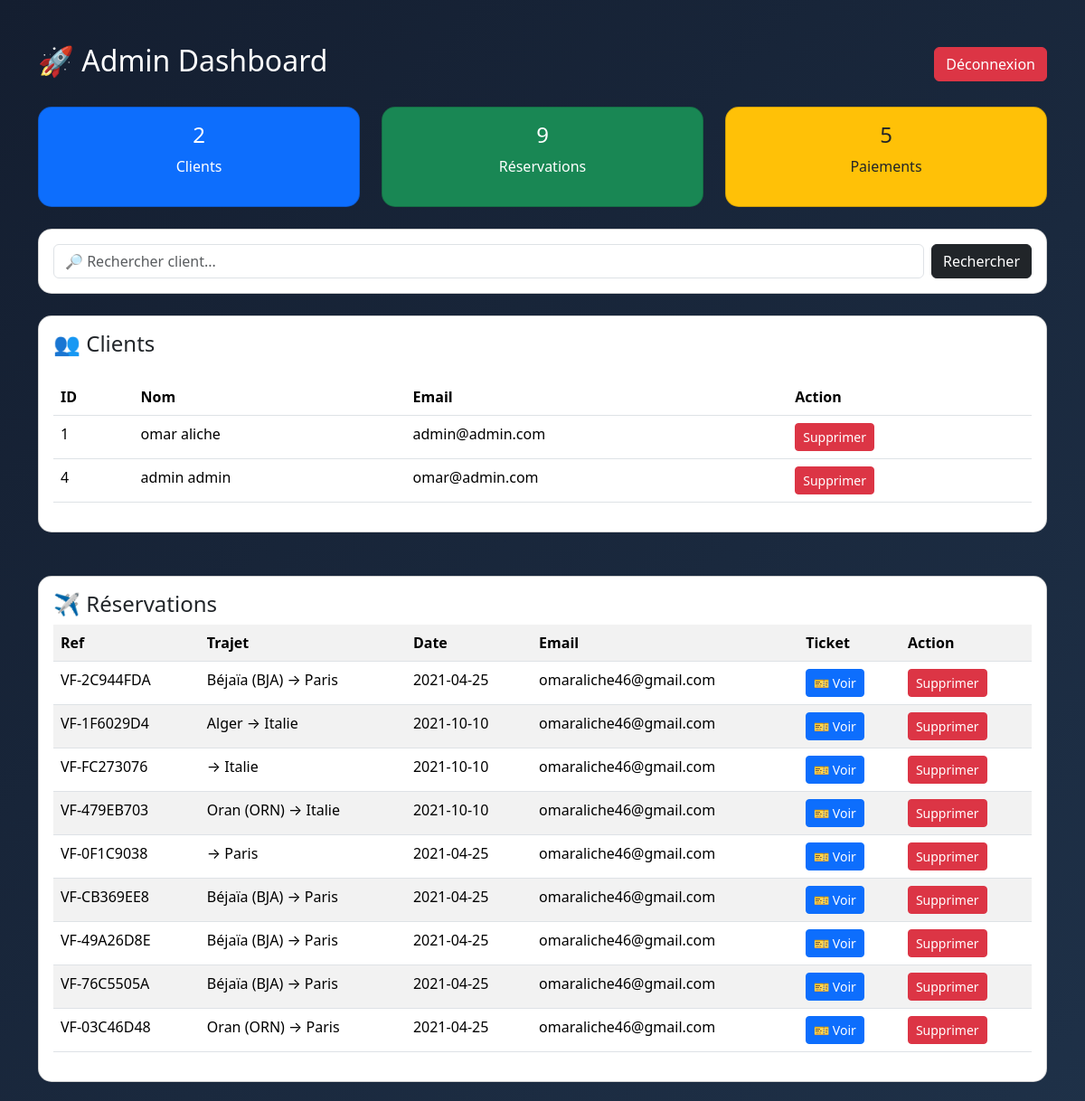
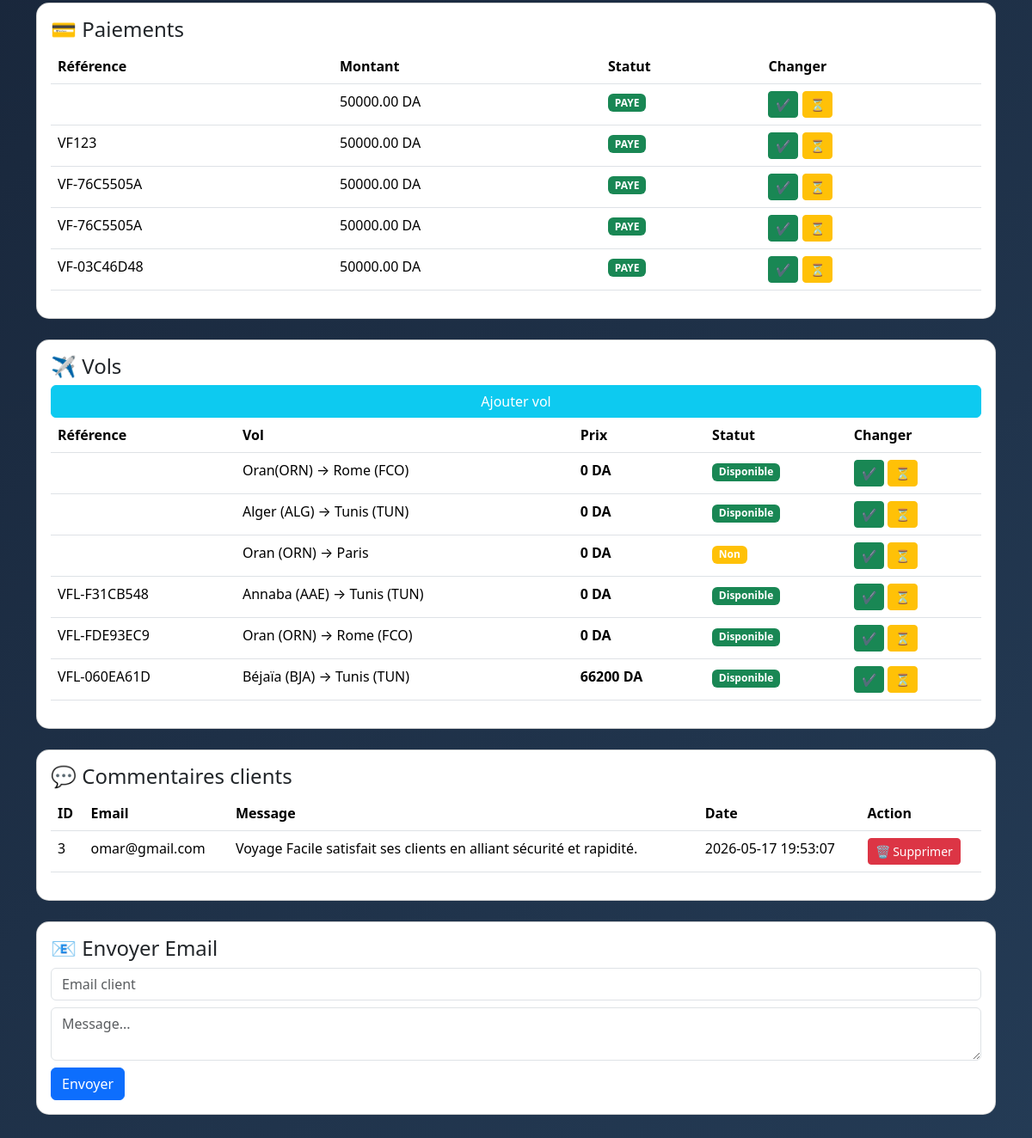
The app's page /php/admin.php (signed in) with its own data (2 pictures, top to bottom).
### tables this page shows
CREATE TABLE IF NOT EXISTS `client` (
  `id` int(11) NOT NULL AUTO_INCREMENT,
  `nom` varchar(43) NOT NULL,
  `prenom` varchar(34) NOT NULL,
  `sexe` varchar(120) NOT NULL,
  `n_tele` varchar(15) NOT NULL,
  `date_naiss` date NOT NULL,
  `adress` varchar(34) NOT NULL,
  `mot_passe` varchar(14) NOT NULL,
  `ville` varchar(76) NOT NULL,
  `indice` varchar(34) NOT NULL,
  `email` varchar(50) NOT NULL,
  PRIMARY KEY (`id`)
);

CREATE TABLE IF NOT EXISTS `reservations` (
  `id` int(11) NOT NULL AUTO_INCREMENT,
  `reference` varchar(50) DEFAULT NULL,
  `nom` varchar(100) NOT NULL,
  `prenom` varchar(100) NOT NULL,
  `email` varchar(150) DEFAULT NULL,
  `depart` varchar(100) DEFAULT NULL,
  `arrive` varchar(100) DEFAULT NULL,
  `date_depart` date DEFAULT NULL,
  `heure_depart` time DEFAULT NULL,
  `date_reservation` timestamp NULL DEFAULT CURRENT_TIMESTAMP,
  `Num_passport` varchar(20) NOT NULL,
  `class` varchar(20) NOT NULL,
  PRIMARY KEY (`id`),
  UNIQUE KEY `reference` (`reference`)
);

CREATE TABLE IF NOT EXISTS `paiements` (
  `id` int(11) NOT NULL AUTO_INCREMENT,
  `reference` varchar(50) DEFAULT NULL,
  `montant` decimal(10,2) DEFAULT NULL,
  `statut` varchar(50) DEFAULT NULL,
  `date_paiement` timestamp NULL DEFAULT CURRENT_TIMESTAMP,
  PRIMARY KEY (`id`)
);

CREATE TABLE IF NOT EXISTS `vol` (
  `id_vol` int(11) NOT NULL AUTO_INCREMENT,
  `reference` varchar(50) NOT NULL,
  `ville_dest` varchar(50) NOT NULL,
  `ville_depart` varchar(50) NOT NULL,
  `date_depart` date NOT NULL,
  `heure_depart` time NOT NULL,
  `statut` varchar(50) NOT NULL,
  `prix` int(11) NOT NULL,
  PRIMARY KEY (`id_vol`)
);

CREATE TABLE IF NOT EXISTS `commentaire` (
  `id_commentaire` int(11) NOT NULL AUTO_INCREMENT,
  `email` varchar(50) NOT NULL,
  `messages` text NOT NULL,
  `date` timestamp NOT NULL DEFAULT CURRENT_TIMESTAMP,
  PRIMARY KEY (`id_commentaire`)
);

### php/admin.php (the view, shortened to what this page needs)
<?php
$cnx = mysqli_connect("localhost", "root", "", "gestion_agence");
$resCommentaires = mysqli_query($cnx, "SELECT * FROM commentaire ORDER BY date DESC");
$totalClients = mysqli_num_rows(mysqli_query($cnx, "SELECT * FROM client"));
$totalRes = mysqli_num_rows(mysqli_query($cnx, "SELECT * FROM reservations"));
$totalPaiements = mysqli_num_rows(mysqli_query($cnx, "SELECT * FROM paiements"));
$search = isset($_GET['search']) ? $_GET['search'] : '';
$resClients = mysqli_query($cnx, "SELECT * FROM client WHERE nom LIKE '%$search%' OR email LIKE '%$search%'");
?>
<!DOCTYPE html>
<html lang="fr">
<head>
<link href="https://cdn.jsdelivr.net/npm/bootstrap@5.3.3/dist/css/bootstrap.min.css" rel="stylesheet">
</head>
<body>
<div class="container py-5">
<div class="d-flex justify-content-between align-items-center mb-4">
    <h2>🚀 Admin Dashboard</h2>
    <a href="logout.php" class="btn btn-danger">Déconnexion</a>
</div>
<div class="row mb-4">
    <div class="col-md-4">
        <div class="card text-center p-3 bg-primary text-white">
            <h4><?= $totalClients ?></h4>
            <p>Clients</p>
        </div>
    </div>
    <div class="col-md-4">
        <div class="card text-center p-3 bg-success text-white">
            <h4><?= $totalRes ?></h4>
            <p>Réservations</p>
        </div>
    </div>
    <div class="col-md-4">
        <div class="card text-center p-3 bg-warning text-dark">
            <h4><?= $totalPaiements ?></h4>
            <p>Paiements</p>
        </div>
    </div>
</div>
<div class="card p-3 mb-4">
    <form method="GET" class="d-flex">
        <input type="text" name="search" class="form-control me-2" placeholder="🔎 Rechercher client..." value="<?= $search ?>">
        <button class="btn btn-dark">Rechercher</button>
    </form>
</div>
<div class="card p-3 mb-5">
<h4>👥 Clients</h4>
<table class="table table-hover mt-3">
<tr>
<th>ID</th>
<th>Nom</th>
<th>Email</th>
<th>Action</th>
</tr>
<?php while($row = mysqli_fetch_assoc($resClients)) { ?>
<tr>
<td><?= $row['id'] ?></td>
<td><?= $row['nom'] ?> <?= $row['prenom'] ?></td>
<td><?= $row['email'] ?></td>
<td>
<form method="post">
<button name="delete_client" class="btn btn-danger btn-sm">Supprimer</button>
</form>
</td>
</tr>
<?php } ?>
</table>
</div>
<div class="card p-3 mb-4">
<h4>✈️ Réservations</h4>
<table class="table table-striped">
<tr>
<th>Ref</th>
<th>Trajet</th>
<th>Date</th>
<th>Email</th>
<th>Ticket</th>
<th>Action</th>
</tr>
<?php
$res = $cnx->query("SELECT * FROM reservations");
while($row = $res->fetch_assoc()){
echo "
<tr>
<td>{$row['reference']}</td>
<td>{$row['depart']} → {$row['arrive']}</td>
<td>{$row['date_depart']}</td>
<td>{$row['email']}</td>
<td>
<a href='../html/ticket.php?ref={$row['reference']}&aadepart={$row['depart']}&aarrive={$row['arrive']}&dated={$row['date_depart']}&heurp={$row['heure_depart']}' class='btn btn-primary btn-sm'>🎫 Voir</a>
</td>
<td>
<a href='?del_res={$row['id']}' class='btn btn-danger btn-sm'>Supprimer</a>
</td>
</tr>";
}
?>
</table>
</div>
<div class="card p-3 mb-4">
<h4>💳 Paiements</h4>
<table class="table table-hover">
<tr>
<th>Référence</th>
<th>Montant</th>
<th>Statut</th>
<th>Changer</th>
</tr>
<?php
$res = $cnx->query("SELECT * FROM paiements");
while($row = $res->fetch_assoc()){
$color = $row['statut']=="PAYE" ? "success" : "warning";
echo "
<tr>
<td>{$row['reference']}</td>
<td>{$row['montant']} DA</td>
<td><span class='badge bg-$color'>{$row['statut']}</span></td>
<td>
<a href='?ref={$row['reference']}&statut=PAYE' class='btn btn-success btn-sm'>✔</a>
<a href='?ref={$row['reference']}&statut=EN_ATTENTE' class='btn btn-warning btn-sm'>⏳</a>
</td>
</tr>";
}
?>
</table>
</div>
<div class="card p-3 mb-4">
<h4>✈️ Vols</h4>
<a href="../html/vol.php" class="btn btn-info " style="color: white; font-size:16px;">Ajouter vol</a>
<table class="table table-hover">
<tr>
<th>Référence</th>
<th>Vol</th>
<th>Prix</th>
<th>Statut</th>
<th>Changer</th>
</tr>
<?php
$res = $cnx->query("SELECT * FROM vol");
while($row = $res->fetch_assoc()){
$color = $row['statut']=="Disponible" ? "success" : "warning";
echo "
<tr>
<td>{$row['reference']}</td>
<td>{$row['ville_depart']} → {$row['ville_dest']}</td>
<td><b>{$row['prix'] } DA</b></td>
<td><span class='badge bg-$color'>{$row['statut']}</span></td>
<td>
<a href='?ref={$row['reference']}&statut=PAYE' class='btn btn-success btn-sm'>✔</a>
<a href='?ref={$row['reference']}&statut=EN_ATTENTE' class='btn btn-warning btn-sm'>⏳</a>
</td>
</tr>";
}
?>
</table>
</div>
<div class="card p-3 mb-4">
<h4>💬 Commentaires clients</h4>
<table class="table table-hover">
<tr>
<th>ID</th>
<th>Email</th>
<th>Message</th>
<th>Date</th>
<th>Action</th>
</tr>
<?php while($row = mysqli_fetch_assoc($resCommentaires)) { ?>
<tr>
<td><?= $row['id_commentaire'] ?></td>
<td><?= $row['email'] ?></td>
<td><?= $row['messages'] ?></td>
<td><?= $row['date'] ?></td>
<td>
<form method="post">
<button name="delete_comment" class="btn btn-danger btn-sm">
🗑 Supprimer
</button>
</form>
</td>
</tr>
<?php } ?>
</table>
</div>
<div class="card p-3">
<h4>📧 Envoyer Email</h4>
<form method="post">
<input type="email" name="email" class="form-control mb-2" placeholder="Email client" required>
<textarea name="message" class="form-control mb-2" placeholder="Message..." required></textarea>
<button name="sendMail" class="btn btn-primary">Envoyer</button>
</form>
</div>
</div>
</body>
</html>

### php/admin.php (style rules this page uses)
body { background: linear-gradient(135deg,#141e30,#243b55); color:white; }
.card { border-radius:15px; }
.table { background:white; }

### records on screen
client: id "1", nom "omar", prenom "aliche", email "admin@admin.com"
client: id "4", nom "admin", prenom "admin", email "omar@admin.com"
reservations: reference "VF-2C944FDA", depart "Béjaïa (BJA)", arrive "Paris", date_depart "2021-04-25", email "omaraliche46@gmail.com"
reservations: reference "VF-1F6029D4", depart "Alger", arrive "Italie", date_depart "2021-10-10", email "omaraliche46@gmail.com"
reservations: reference "VF-FC273076", arrive "Italie", date_depart "2021-10-10", email "omaraliche46@gmail.com"
reservations: reference "VF-479EB703", depart "Oran (ORN)", arrive "Italie", date_depart "2021-10-10", email "omaraliche46@gmail.com"
reservations: reference "VF-0F1C9038", arrive "Paris", date_depart "2021-04-25", email "omaraliche46@gmail.com"
reservations: reference "VF-CB369EE8", depart "Béjaïa (BJA)", arrive "Paris", date_depart "2021-04-25", email "omaraliche46@gmail.com"
reservations: reference "VF-49A26D8E", depart "Béjaïa (BJA)", arrive "Paris", date_depart "2021-04-25", email "omaraliche46@gmail.com"
reservations: reference "VF-76C5505A", depart "Béjaïa (BJA)", arrive "Paris", date_depart "2021-04-25", email "omaraliche46@gmail.com"
reservations: reference "VF-03C46D48", depart "Oran (ORN)", arrive "Paris", date_depart "2021-04-25", email "omaraliche46@gmail.com"
paiements: montant "50000.00", statut "PAYE"
paiements: reference "VF123", montant "50000.00", statut "PAYE"
paiements: reference "VF-76C5505A", montant "50000.00", statut "PAYE"
paiements: reference "VF-76C5505A", montant "50000.00", statut "PAYE"
paiements: reference "VF-03C46D48", montant "50000.00", statut "PAYE"
vol: ville_depart "Oran(ORN)", ville_dest "Rome (FCO)", prix "0", statut "Disponible"
vol: ville_depart "Alger (ALG)", ville_dest "Tunis (TUN)", prix "0", statut "Disponible"
vol: ville_depart "Oran (ORN)", ville_dest "Paris", prix "0", statut "Non"
vol: reference "VFL-F31CB548", ville_depart "Annaba (AAE)", ville_dest "Tunis (TUN)", prix "0", statut "Disponible"
vol: reference "VFL-FDE93EC9", ville_depart "Oran (ORN)", ville_dest "Rome (FCO)", prix "0", statut "Disponible"
vol: reference "VFL-060EA61D", ville_depart "Béjaïa (BJA)", ville_dest "Tunis (TUN)", prix "66200", statut "Disponible"
commentaire: id_commentaire "3", email "omar@gmail.com", messages "Voyage Facile satisfait ses clients en alliant sécurité et rapidité.", date "2026-05-17 19:53:07"

### other values on screen
$totalClients "2"
$totalRes "9"
$totalPaiements "5"
